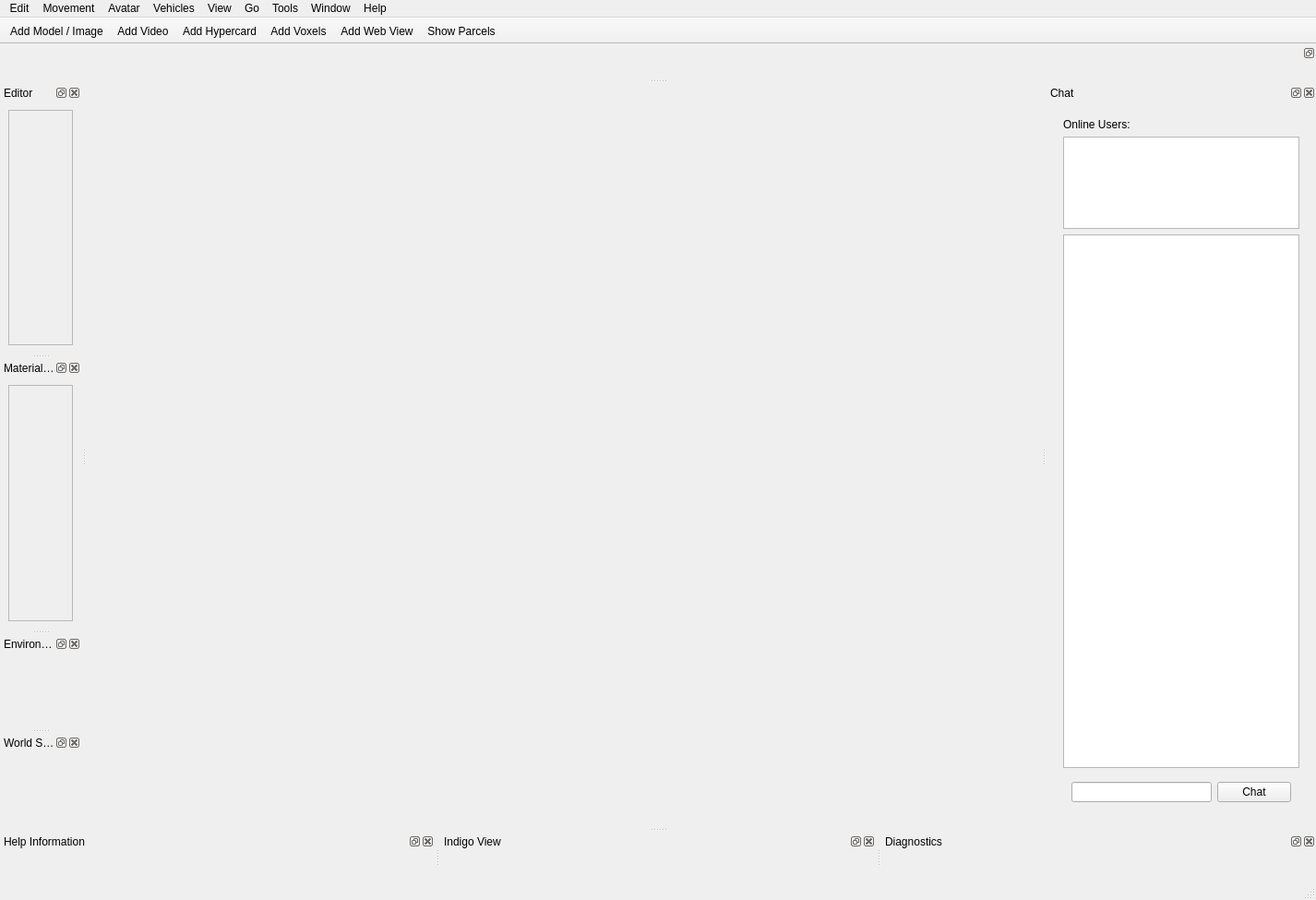
<?xml version="1.0" encoding="UTF-8"?>
<ui version="4.0">
 <class>MainWindow</class>
 <widget class="QMainWindow" name="MainWindow">
  <property name="geometry">
   <rect>
    <x>0</x>
    <y>0</y>
    <width>1426</width>
    <height>975</height>
   </rect>
  </property>
  <property name="windowTitle">
   <string>MainWindow</string>
  </property>
  <widget class="QWidget" name="centralwidget">
   <layout class="QVBoxLayout" name="verticalLayout">
    <property name="leftMargin">
     <number>0</number>
    </property>
    <property name="topMargin">
     <number>0</number>
    </property>
    <property name="rightMargin">
     <number>0</number>
    </property>
    <property name="bottomMargin">
     <number>0</number>
    </property>
    <item>
     <widget class="GlWidget" name="glWidget" native="true"/>
    </item>
   </layout>
  </widget>
  <widget class="QMenuBar" name="menubar">
   <property name="geometry">
    <rect>
     <x>0</x>
     <y>0</y>
     <width>1426</width>
     <height>21</height>
    </rect>
   </property>
   <widget class="QMenu" name="menuWindow">
    <property name="title">
     <string>Window</string>
    </property>
    <addaction name="actionReset_Layout"/>
    <addaction name="actionEnter_Fullscreen"/>
   </widget>
   <widget class="QMenu" name="menuEdit">
    <property name="title">
     <string>Edit</string>
    </property>
    <widget class="QMenu" name="menuLightmaps">
     <property name="title">
      <string>Lightmaps</string>
     </property>
     <addaction name="actionBake_Lightmaps_fast_for_all_objects_in_parcel"/>
     <addaction name="actionBake_lightmaps_high_quality_for_all_objects_in_parcel"/>
    </widget>
    <addaction name="actionUndo"/>
    <addaction name="actionRedo"/>
    <addaction name="separator"/>
    <addaction name="actionAddObject"/>
    <addaction name="actionAddHypercard"/>
    <addaction name="actionAdd_Text"/>
    <addaction name="actionAdd_Spotlight"/>
    <addaction name="actionAdd_Audio_Source"/>
    <addaction name="actionAdd_Web_View"/>
    <addaction name="actionAdd_Video"/>
    <addaction name="actionAdd_Decal"/>
    <addaction name="actionAdd_Portal"/>
    <addaction name="separator"/>
    <addaction name="actionAdd_to_Favorites"/>
    <addaction name="separator"/>
    <addaction name="actionCopy_Object"/>
    <addaction name="actionPaste_Object"/>
    <addaction name="actionCloneObject"/>
    <addaction name="actionDeleteObject"/>
    <addaction name="separator"/>
    <addaction name="actionFind_Object"/>
    <addaction name="actionList_Objects_Nearby"/>
    <addaction name="separator"/>
    <addaction name="menuLightmaps"/>
    <addaction name="actionSave_Object_To_Disk"/>
    <addaction name="actionSave_Parcel_Objects_To_Disk"/>
    <addaction name="actionLoad_Objects_From_Disk"/>
   </widget>
   <widget class="QMenu" name="menuMovement">
    <property name="title">
     <string>Movement</string>
    </property>
    <addaction name="actionFly_Mode"/>
   </widget>
   <widget class="QMenu" name="menuGo">
    <property name="title">
     <string>Go</string>
    </property>
    <addaction name="actionGo_Back"/>
    <addaction name="separator"/>
    <addaction name="actionGo_to_Position"/>
    <addaction name="actionGo_to_Parcel"/>
    <addaction name="actionGo_To_Start_Location"/>
    <addaction name="actionGoToMainWorld"/>
    <addaction name="actionGoToPersonalWorld"/>
    <addaction name="actionGo_to_CryptoVoxels_World"/>
    <addaction name="separator"/>
    <widget class="QMenu" name="menuGo_to_Favorites">
     <property name="title">
      <string>Go to Favorites</string>
     </property>
    </widget>
    <addaction name="menuGo_to_Favorites"/>
    <addaction name="separator"/>
    <addaction name="actionSet_Start_Location"/>
   </widget>
   <widget class="QMenu" name="menuTools">
    <property name="title">
     <string>Tools</string>
    </property>
    <addaction name="actionTake_Screenshot"/>
    <addaction name="actionShow_Screenshot_Folder"/>
    <addaction name="actionShow_Log"/>
    <addaction name="actionExport_view_to_Indigo"/>
    <addaction name="actionMute_Audio"/>
    <addaction name="actionOptions"/>
   </widget>
   <widget class="QMenu" name="menuHelp">
    <property name="title">
     <string>Help</string>
    </property>
    <addaction name="actionAbout_Substrata"/>
   </widget>
   <widget class="QMenu" name="menuAvatar">
    <property name="title">
     <string>Avatar</string>
    </property>
    <addaction name="actionAvatarSettings"/>
   </widget>
   <widget class="QMenu" name="menuView">
    <property name="title">
     <string>View</string>
    </property>
    <addaction name="actionThird_Person_Camera"/>
   </widget>
   <widget class="QMenu" name="menuVehicles">
    <property name="title">
     <string>Vehicles</string>
    </property>
    <addaction name="actionSummon_Bike"/>
    <addaction name="actionSummon_Hovercar"/>
    <addaction name="actionSummon_Boat"/>
    <addaction name="actionSummon_Jet_Ski"/>
    <addaction name="actionSummon_Car"/>
   </widget>
   <addaction name="menuEdit"/>
   <addaction name="menuMovement"/>
   <addaction name="menuAvatar"/>
   <addaction name="menuVehicles"/>
   <addaction name="menuView"/>
   <addaction name="menuGo"/>
   <addaction name="menuTools"/>
   <addaction name="menuWindow"/>
   <addaction name="menuHelp"/>
  </widget>
  <widget class="QStatusBar" name="statusbar"/>
  <widget class="QToolBar" name="toolBar">
   <property name="windowTitle">
    <string>toolBar</string>
   </property>
   <property name="movable">
    <bool>false</bool>
   </property>
   <property name="floatable">
    <bool>false</bool>
   </property>
   <attribute name="toolBarArea">
    <enum>TopToolBarArea</enum>
   </attribute>
   <attribute name="toolBarBreak">
    <bool>false</bool>
   </attribute>
   <addaction name="actionAddObject"/>
   <addaction name="actionAdd_Video"/>
   <addaction name="actionAddHypercard"/>
   <addaction name="actionAdd_Voxels"/>
   <addaction name="actionAdd_Web_View"/>
   <addaction name="actionShow_Parcels"/>
  </widget>
  <widget class="QDockWidget" name="chatDockWidget">
   <property name="sizePolicy">
    <sizepolicy hsizetype="Preferred" vsizetype="Maximum">
     <horstretch>0</horstretch>
     <verstretch>0</verstretch>
    </sizepolicy>
   </property>
   <property name="windowTitle">
    <string>Chat</string>
   </property>
   <attribute name="dockWidgetArea">
    <number>2</number>
   </attribute>
   <widget class="QWidget" name="chatDockWidgetContents">
    <layout class="QVBoxLayout" name="verticalLayout_3">
     <item>
      <widget class="QWidget" name="chatWidget" native="true">
       <layout class="QVBoxLayout" name="verticalLayout_2">
        <item>
         <widget class="QLabel" name="label">
          <property name="text">
           <string>Online Users:</string>
          </property>
         </widget>
        </item>
        <item>
         <widget class="QTextEdit" name="onlineUsersTextEdit">
          <property name="maximumSize">
           <size>
            <width>16777215</width>
            <height>100</height>
           </size>
          </property>
          <property name="readOnly">
           <bool>true</bool>
          </property>
         </widget>
        </item>
        <item>
         <widget class="QTextEdit" name="chatMessagesTextEdit">
          <property name="readOnly">
           <bool>true</bool>
          </property>
         </widget>
        </item>
        <item>
         <widget class="QWidget" name="widget" native="true">
          <property name="sizePolicy">
           <sizepolicy hsizetype="Preferred" vsizetype="Fixed">
            <horstretch>0</horstretch>
            <verstretch>0</verstretch>
           </sizepolicy>
          </property>
          <layout class="QHBoxLayout" name="horizontalLayout">
           <item>
            <widget class="QLineEdit" name="chatMessageLineEdit"/>
           </item>
           <item>
            <widget class="QPushButton" name="chatPushButton">
             <property name="text">
              <string>Chat</string>
             </property>
            </widget>
           </item>
          </layout>
         </widget>
        </item>
       </layout>
      </widget>
     </item>
    </layout>
   </widget>
  </widget>
  <widget class="QDockWidget" name="editorDockWidget">
   <property name="windowTitle">
    <string>Editor</string>
   </property>
   <attribute name="dockWidgetArea">
    <number>1</number>
   </attribute>
   <widget class="QWidget" name="editorDockWidgetContents">
    <layout class="QVBoxLayout" name="verticalLayout_8">
     <item>
      <widget class="QScrollArea" name="scrollArea">
       <property name="widgetResizable">
        <bool>true</bool>
       </property>
       <widget class="QWidget" name="scrollAreaWidgetContents">
        <property name="geometry">
         <rect>
          <x>0</x>
          <y>0</y>
          <width>69</width>
          <height>233</height>
         </rect>
        </property>
        <layout class="QVBoxLayout" name="verticalLayout_4">
         <item>
          <widget class="ObjectEditor" name="objectEditor" native="true"/>
         </item>
         <item>
          <widget class="ParcelEditor" name="parcelEditor" native="true"/>
         </item>
        </layout>
       </widget>
      </widget>
     </item>
    </layout>
   </widget>
  </widget>
  <widget class="QDockWidget" name="infoDockWidget">
   <property name="floating">
    <bool>true</bool>
   </property>
   <property name="features">
    <set>QDockWidget::DockWidgetFloatable</set>
   </property>
   <property name="allowedAreas">
    <set>Qt::NoDockWidgetArea</set>
   </property>
   <attribute name="dockWidgetArea">
    <number>4</number>
   </attribute>
   <widget class="QWidget" name="infoDockWidgetContents">
    <layout class="QVBoxLayout" name="verticalLayout_6">
     <property name="spacing">
      <number>0</number>
     </property>
     <property name="leftMargin">
      <number>0</number>
     </property>
     <property name="topMargin">
      <number>0</number>
     </property>
     <property name="rightMargin">
      <number>0</number>
     </property>
     <property name="bottomMargin">
      <number>0</number>
     </property>
     <item>
      <widget class="QWidget" name="notificationContainer" native="true">
       <layout class="QVBoxLayout" name="verticalLayout_7"/>
      </widget>
     </item>
    </layout>
   </widget>
  </widget>
  <widget class="QDockWidget" name="helpInfoDockWidget">
   <property name="floating">
    <bool>true</bool>
   </property>
   <property name="windowTitle">
    <string>Help Information</string>
   </property>
   <attribute name="dockWidgetArea">
    <number>8</number>
   </attribute>
   <widget class="QWidget" name="dockWidgetContents">
    <layout class="QVBoxLayout" name="verticalLayout_5">
     <item>
      <widget class="QLabel" name="helpInfoLabel">
       <property name="text">
        <string/>
       </property>
      </widget>
     </item>
    </layout>
   </widget>
  </widget>
  <widget class="QDockWidget" name="materialBrowserDockWidget">
   <property name="windowTitle">
    <string>Material Browser</string>
   </property>
   <attribute name="dockWidgetArea">
    <number>1</number>
   </attribute>
   <widget class="QWidget" name="materialBrowserDockWidgetContents_old">
    <layout class="QVBoxLayout" name="verticalLayout_9">
     <item>
      <widget class="QScrollArea" name="scrollArea_2">
       <property name="widgetResizable">
        <bool>true</bool>
       </property>
       <widget class="MaterialBrowser" name="materialBrowserDockWidgetContents">
        <property name="geometry">
         <rect>
          <x>0</x>
          <y>0</y>
          <width>69</width>
          <height>234</height>
         </rect>
        </property>
       </widget>
      </widget>
     </item>
    </layout>
   </widget>
  </widget>
  <widget class="QDockWidget" name="indigoViewDockWidget">
   <property name="windowTitle">
    <string>Indigo View</string>
   </property>
   <attribute name="dockWidgetArea">
    <number>8</number>
   </attribute>
   <widget class="QWidget" name="indigoViewDockWidgetContents">
    <layout class="QVBoxLayout" name="verticalLayout_10">
     <item>
      <widget class="IndigoView" name="indigoView" native="true"/>
     </item>
    </layout>
   </widget>
  </widget>
  <widget class="QDockWidget" name="diagnosticsDockWidget">
   <property name="windowTitle">
    <string>Diagnostics</string>
   </property>
   <attribute name="dockWidgetArea">
    <number>8</number>
   </attribute>
   <widget class="QWidget" name="diagnosticsDockWidgetContents">
    <layout class="QVBoxLayout" name="verticalLayout_11">
     <property name="spacing">
      <number>0</number>
     </property>
     <property name="leftMargin">
      <number>0</number>
     </property>
     <property name="topMargin">
      <number>0</number>
     </property>
     <property name="rightMargin">
      <number>0</number>
     </property>
     <property name="bottomMargin">
      <number>0</number>
     </property>
     <item>
      <widget class="DiagnosticsWidget" name="diagnosticsWidget" native="true"/>
     </item>
    </layout>
   </widget>
  </widget>
  <widget class="QDockWidget" name="environmentDockWidget">
   <property name="windowTitle">
    <string>Environment</string>
   </property>
   <attribute name="dockWidgetArea">
    <number>1</number>
   </attribute>
   <widget class="QWidget" name="dockWidgetContents_2">
    <layout class="QVBoxLayout" name="verticalLayout_12">
     <item>
      <widget class="EnvironmentOptionsWidget" name="environmentOptionsWidget" native="true"/>
     </item>
    </layout>
   </widget>
  </widget>
  <widget class="QDockWidget" name="worldSettingsDockWidget">
   <property name="windowTitle">
    <string>World Settings</string>
   </property>
   <attribute name="dockWidgetArea">
    <number>1</number>
   </attribute>
   <widget class="QWidget" name="dockWidgetContents_3">
    <layout class="QVBoxLayout" name="verticalLayout_13">
     <item>
      <widget class="WorldSettingsWidget" name="worldSettingsWidget" native="true"/>
     </item>
    </layout>
   </widget>
  </widget>
  <action name="actionAvatarSettings">
   <property name="text">
    <string>Avatar Settings</string>
   </property>
  </action>
  <action name="actionAddObject">
   <property name="text">
    <string>Add Model / Image</string>
   </property>
   <property name="toolTip">
    <string>Add Model/Image</string>
   </property>
  </action>
  <action name="actionDeleteObject">
   <property name="text">
    <string>Delete Object</string>
   </property>
  </action>
  <action name="actionReset_Layout">
   <property name="text">
    <string>Reset Layout</string>
   </property>
  </action>
  <action name="actionCloneObject">
   <property name="text">
    <string>Clone Object</string>
   </property>
   <property name="shortcut">
    <string>Ctrl+D</string>
   </property>
  </action>
  <action name="actionLogIn">
   <property name="text">
    <string>LogIn</string>
   </property>
   <property name="toolTip">
    <string>Log in</string>
   </property>
  </action>
  <action name="actionSignUp">
   <property name="text">
    <string>SignUp</string>
   </property>
  </action>
  <action name="actionLogOut">
   <property name="text">
    <string>LogOut</string>
   </property>
  </action>
  <action name="actionAddHypercard">
   <property name="text">
    <string>Add Hypercard</string>
   </property>
  </action>
  <action name="actionShow_Parcels">
   <property name="checkable">
    <bool>true</bool>
   </property>
   <property name="text">
    <string>Show Parcels</string>
   </property>
  </action>
  <action name="actionFly_Mode">
   <property name="checkable">
    <bool>true</bool>
   </property>
   <property name="text">
    <string>Fly Mode     F</string>
   </property>
  </action>
  <action name="actionAdd_Voxels">
   <property name="text">
    <string>Add Voxels</string>
   </property>
  </action>
  <action name="actionGoToMainWorld">
   <property name="text">
    <string>Go to Main World</string>
   </property>
  </action>
  <action name="actionGoToPersonalWorld">
   <property name="text">
    <string>Go to Personal World</string>
   </property>
  </action>
  <action name="actionGo_to_CryptoVoxels_World">
   <property name="text">
    <string>Go to Cryptovoxels World</string>
   </property>
  </action>
  <action name="actionExport_view_to_Indigo">
   <property name="text">
    <string>Export view to Indigo</string>
   </property>
  </action>
  <action name="actionAbout_Substrata">
   <property name="text">
    <string>About Metasiberia</string>
   </property>
  </action>
  <action name="actionOptions">
   <property name="text">
    <string>Options</string>
   </property>
  </action>
  <action name="actionAdd_Spotlight">
   <property name="text">
    <string>Add Spotlight</string>
   </property>
  </action>
  <action name="actionGo_to_Parcel">
   <property name="text">
    <string>Go to Parcel</string>
   </property>
  </action>
  <action name="actionUndo">
   <property name="text">
    <string>Undo</string>
   </property>
   <property name="shortcut">
    <string>Ctrl+Z</string>
   </property>
  </action>
  <action name="actionRedo">
   <property name="text">
    <string>Redo</string>
   </property>
   <property name="shortcut">
    <string>Ctrl+Y</string>
   </property>
  </action>
  <action name="actionShow_Log">
   <property name="text">
    <string>Show Log</string>
   </property>
  </action>
  <action name="actionFind_Object">
   <property name="text">
    <string>Find Object by ID</string>
   </property>
  </action>
  <action name="actionBake_Lightmaps_fast_for_all_objects_in_parcel">
   <property name="text">
    <string>Bake Lightmaps (fast) for all objects in parcel</string>
   </property>
  </action>
  <action name="actionBake_lightmaps_high_quality_for_all_objects_in_parcel">
   <property name="text">
    <string>Bake lightmaps (high quality) for all objects in parcel</string>
   </property>
  </action>
  <action name="actionThird_Person_Camera">
   <property name="checkable">
    <bool>true</bool>
   </property>
   <property name="text">
    <string>Third Person Camera       V</string>
   </property>
  </action>
  <action name="actionAdd_Audio_Source">
   <property name="text">
    <string>Add Audio Source</string>
   </property>
  </action>
  <action name="actionTake_Screenshot">
   <property name="text">
    <string>Take Screenshot</string>
   </property>
  </action>
  <action name="actionShow_Screenshot_Folder">
   <property name="text">
    <string>Show Screenshot Folder</string>
   </property>
  </action>
  <action name="actionList_Objects_Nearby">
   <property name="text">
    <string>Find Objects Nearby</string>
   </property>
   <property name="shortcut">
    <string>Ctrl+F</string>
   </property>
  </action>
  <action name="actionAdd_Web_View">
   <property name="text">
    <string>Add Web View</string>
   </property>
  </action>
  <action name="actionCopy_Object">
   <property name="text">
    <string>Copy Object</string>
   </property>
  </action>
  <action name="actionPaste_Object">
   <property name="text">
    <string>Paste Object</string>
   </property>
  </action>
  <action name="actionGo_to_Position">
   <property name="text">
    <string>Go to Position</string>
   </property>
  </action>
  <action name="actionSet_Start_Location">
   <property name="text">
    <string>Set current location as start location</string>
   </property>
  </action>
  <action name="actionGo_To_Start_Location">
   <property name="text">
    <string>Go To Start Location</string>
   </property>
  </action>
  <action name="actionSummon_Bike">
   <property name="text">
    <string>Summon Bike</string>
   </property>
   <property name="shortcut">
    <string>Ctrl+B</string>
   </property>
  </action>
  <action name="actionSummon_Hovercar">
   <property name="text">
    <string>Summon Hovercar</string>
   </property>
   <property name="shortcut">
    <string>Ctrl+H</string>
   </property>
  </action>
  <action name="actionMute_Audio">
   <property name="checkable">
    <bool>true</bool>
   </property>
   <property name="text">
    <string>Mute Audio</string>
   </property>
   <property name="shortcut">
    <string>Ctrl+M</string>
   </property>
  </action>
  <action name="actionAdd_Video">
   <property name="text">
    <string>Add Video</string>
   </property>
  </action>
  <action name="actionAdd_Text">
   <property name="text">
    <string>Add Text</string>
   </property>
  </action>
  <action name="actionSummon_Boat">
   <property name="text">
    <string>Summon Boat</string>
   </property>
   <property name="shortcut">
    <string>Ctrl+Shift+B</string>
   </property>
  </action>
  <action name="actionSave_Object_To_Disk">
   <property name="text">
    <string>Save Object To Disk</string>
   </property>
  </action>
  <action name="actionSave_Parcel_Objects_To_Disk">
   <property name="text">
    <string>Save Parcel Objects To Disk</string>
   </property>
  </action>
  <action name="actionLoad_Objects_From_Disk">
   <property name="text">
    <string>Load Object(s) From Disk</string>
   </property>
  </action>
  <action name="actionDelete_All_Parcel_Objects">
   <property name="text">
    <string>Delete All Parcel Objects</string>
   </property>
  </action>
  <action name="actionAdd_Decal">
   <property name="text">
    <string>Add Decal</string>
   </property>
  </action>
  <action name="actionEnter_Fullscreen">
   <property name="text">
    <string>Enter Fullscreen Mode</string>
   </property>
  </action>
  <action name="actionSummon_Car">
   <property name="text">
    <string>Summon Car</string>
   </property>
   <property name="shortcut">
    <string>Ctrl+Shift+C</string>
   </property>
  </action>
  <action name="actionAdd_Portal">
   <property name="text">
    <string>Add Portal</string>
   </property>
  </action>
  <action name="actionAdd_to_Favorites">
   <property name="text">
    <string>Add to Favorites</string>
   </property>
  </action>
  <action name="actionGo_Back">
   <property name="text">
    <string>Go Back</string>
   </property>
  </action>
  <action name="actionSummon_Jet_Ski">
   <property name="text">
    <string>Summon Jet Ski</string>
   </property>
   <property name="shortcut">
    <string>Ctrl+J</string>
   </property>
  </action>
 </widget>
 <customwidgets>
  <customwidget>
   <class>GlWidget</class>
   <extends>QWidget</extends>
   <header>GlWidget.h</header>
   <container>1</container>
  </customwidget>
  <customwidget>
   <class>ObjectEditor</class>
   <extends>QWidget</extends>
   <header>ObjectEditor.h</header>
   <container>1</container>
  </customwidget>
  <customwidget>
   <class>ParcelEditor</class>
   <extends>QWidget</extends>
   <header>ParcelEditor.h</header>
   <container>1</container>
  </customwidget>
  <customwidget>
   <class>MaterialBrowser</class>
   <extends>QWidget</extends>
   <header>MaterialBrowser.h</header>
   <container>1</container>
  </customwidget>
  <customwidget>
   <class>IndigoView</class>
   <extends>QWidget</extends>
   <header>IndigoView.h</header>
   <container>1</container>
  </customwidget>
  <customwidget>
   <class>DiagnosticsWidget</class>
   <extends>QWidget</extends>
   <header>DiagnosticsWidget.h</header>
   <container>1</container>
  </customwidget>
  <customwidget>
   <class>EnvironmentOptionsWidget</class>
   <extends>QWidget</extends>
   <header>EnvironmentOptionsWidget.h</header>
   <container>1</container>
  </customwidget>
  <customwidget>
   <class>WorldSettingsWidget</class>
   <extends>QWidget</extends>
   <header>WorldSettingsWidget.h</header>
   <container>1</container>
  </customwidget>
 </customwidgets>
 <resources/>
 <connections/>
</ui>
